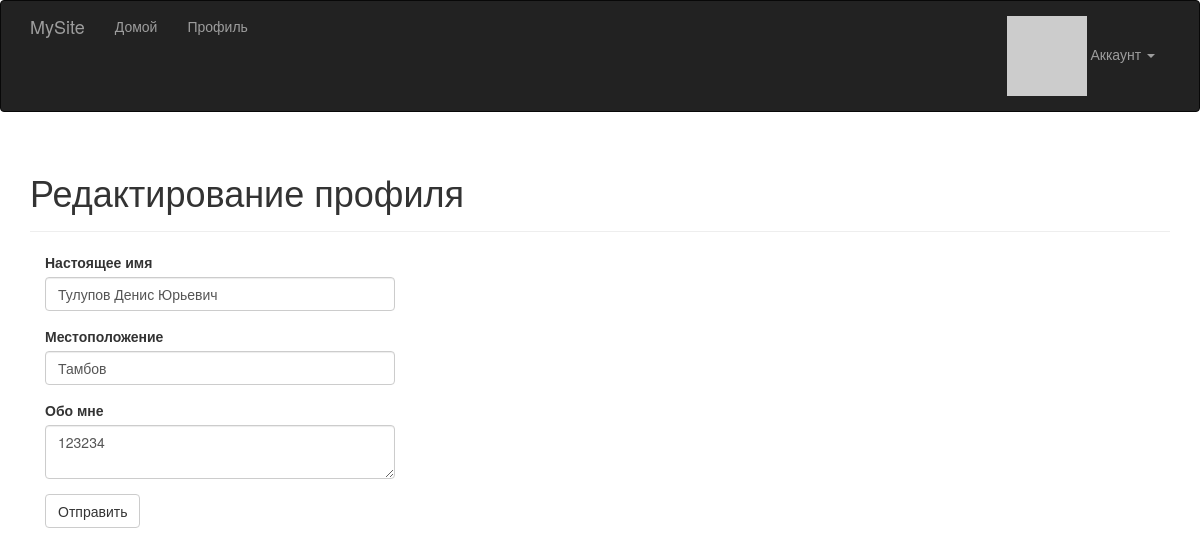
The app's page /edit-profile (signed in), older data.
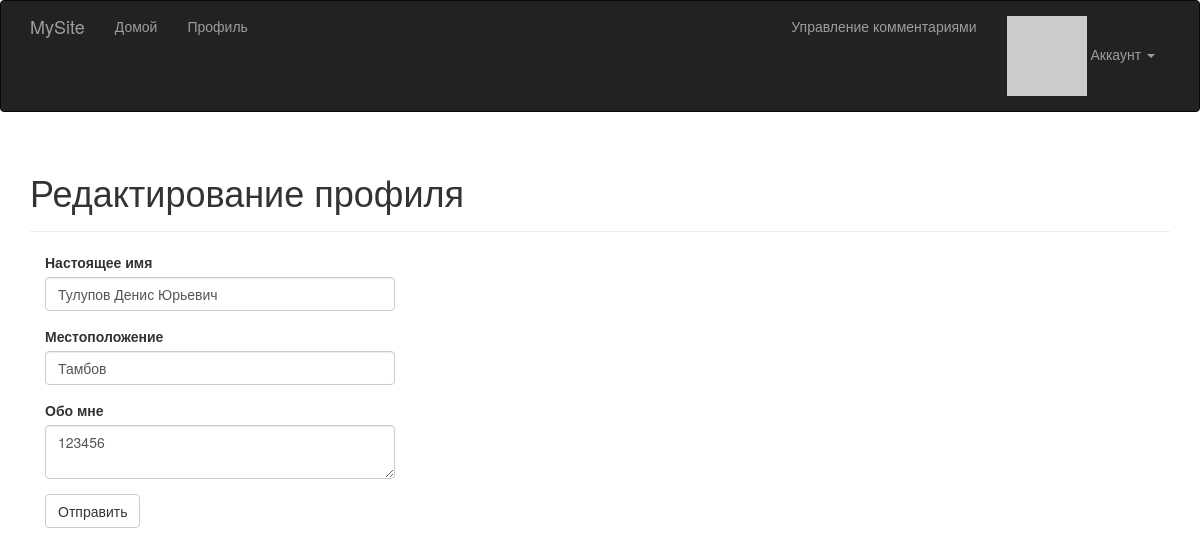
The same page, newer data.
### app/models.py (models this page shows, shortened)
class User(UserMixin, db.Model):
    __tablename__ = 'users'
    id = db.Column(db.Integer, primary_key=True)
    email = db.Column(db.String(64), unique=True, index=True)
    username = db.Column(db.String(64), unique=True, index=True)
    role_id = db.Column(db.Integer, db.ForeignKey('roles.id'))
    password_hash = db.Column(db.String(128))
    confirmed = db.Column(db.Boolean, default=False)
    name = db.Column(db.String(64))
    location = db.Column(db.String(64))
    about_me = db.Column(db.Text())
    member_since = db.Column(db.DateTime(), default=datetime.utcnow)
    last_seen = db.Column(db.DateTime(), default=datetime.utcnow)
    avatar_hash = db.Column(db.String(32))
    posts = db.relationship('Post', backref='author', lazy='dynamic')
    followed = db.relationship('Follow',
                               foreign_keys=[Follow.follower_id],
                               backref=db.backref('follower', lazy='joined'),
                               lazy='dynamic',
                               cascade='all, delete-orphan')
    followers = db.relationship('Follow',
                                foreign_keys=[Follow.followed_id],
                                backref=db.backref('followed', lazy='joined'),
                                lazy='dynamic',
                                cascade='all, delete-orphan')
    comments = db.relationship('Comment', backref='author', lazy='dynamic')
    @property
    def password(self):
        raise AttributeError('password is not a readable attribute')
    def can(self, perm):
        return self.role is not None and self.role.has_permission(perm)
    def ping(self):
        self.last_seen = datetime.utcnow()
        db.session.add(self)
    def gravatar_hash(self):
        return hashlib.md5(self.email.lower().encode('utf-8')).hexdigest()
    def gravatar(self, size=100, default='identicon', rating='g'):
        url = 'https://secure.gravatar.com/avatar'
        hash = self.avatar_hash or self.gravatar_hash()
        return '{url}/{hash}?s={size}&d={default}&r={rating}'.format(
            url=url, hash=hash, size=size, default=default, rating=rating)

### app/main/views.py (the view, shortened to what this page needs)
@main.route('/edit-profile', methods=['GET', 'POST'])
@login_required
def edit_profile():
    form = EditProfileForm()
    form.name.data = current_user.name
    form.location.data = current_user.location
    form.about_me.data = current_user.about_me
    return render_template('edit_profile.html', form=form)

### app/main/forms.py
class EditProfileForm(FlaskForm):
    name = StringField('Настоящее имя', validators=[Length(0, 64)])
    location = StringField('Местоположение', validators=[Length(0, 64)])
    about_me = TextAreaField('Обо мне')
    submit = SubmitField('Отправить')

### app/auth/views.py (called while the page is built)
@auth.before_app_request
def before_request():
    if current_user.is_authenticated:
        current_user.ping()
        if not current_user.confirmed \
                and request.endpoint \
                and request.blueprint != 'auth' \
                and request.endpoint != 'static':
            return redirect(url_for('auth.unconfirmed'))

### app/main/__init__.py (called while the page is built)
@main.app_context_processor
def inject_permissions():
    return dict(Permission=Permission)

### app/models.py (called while the page is built)
@login_manager.user_loader
def load_user(user_id):
    return User.query.get(int(user_id))

    def has_permission(self, perm):
        return self.permissions & perm == perm

### app/templates/edit_profile.html (shortened to what this page needs)
{% extends "base.html" %}
{% import "bootstrap/wtf.html" as wtf %}
{% block page_content %}
<div class="page-header">
    <h1>Редактирование профиля</h1>
</div>
<div class="col-md-4">
    {{ wtf.quick_form(form) }}
</div>
{% endblock %}

Row changes from the older to the newer data that the page shows:
changed User "Тулупов Денис Юрьевич": about_me "123234" → "123456"
Text that changed along with them:
text now shown: "Управление комментариями"
